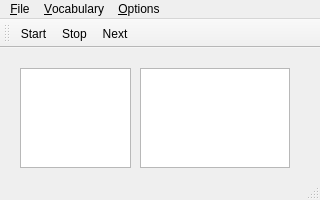
<?xml version="1.0" encoding="UTF-8"?>
<ui version="4.0">
 <class>qmwUiMain</class>
 <widget class="QMainWindow" name="qmwUiMain">
  <property name="geometry">
   <rect>
    <x>0</x>
    <y>0</y>
    <width>320</width>
    <height>200</height>
   </rect>
  </property>
  <property name="windowTitle">
   <string>Vocabulary Master</string>
  </property>
  <widget class="QWidget" name="qwCentral">
   <widget class="QTextBrowser" name="qtbWindow1">
    <property name="geometry">
     <rect>
      <x>20</x>
      <y>20</y>
      <width>111</width>
      <height>100</height>
     </rect>
    </property>
    <property name="minimumSize">
     <size>
      <width>0</width>
      <height>40</height>
     </size>
    </property>
   </widget>
   <widget class="QTextBrowser" name="qtbWindow2">
    <property name="geometry">
     <rect>
      <x>140</x>
      <y>20</y>
      <width>150</width>
      <height>100</height>
     </rect>
    </property>
    <property name="minimumSize">
     <size>
      <width>0</width>
      <height>40</height>
     </size>
    </property>
   </widget>
  </widget>
  <widget class="QMenuBar" name="menuBar">
   <property name="geometry">
    <rect>
     <x>0</x>
     <y>0</y>
     <width>320</width>
     <height>21</height>
    </rect>
   </property>
   <widget class="QMenu" name="menu_File">
    <property name="title">
     <string>&amp;File</string>
    </property>
    <addaction name="qaNew"/>
    <addaction name="qaOpen"/>
    <addaction name="separator"/>
    <addaction name="qaExit"/>
   </widget>
   <widget class="QMenu" name="menu_Options">
    <property name="title">
     <string>&amp;Options</string>
    </property>
    <addaction name="qaSettings"/>
   </widget>
   <widget class="QMenu" name="qmVocabulary">
    <property name="title">
     <string>&amp;Vocabulary</string>
    </property>
    <addaction name="qaManage"/>
   </widget>
   <addaction name="menu_File"/>
   <addaction name="qmVocabulary"/>
   <addaction name="menu_Options"/>
  </widget>
  <widget class="QToolBar" name="mainToolBar">
   <attribute name="toolBarArea">
    <enum>TopToolBarArea</enum>
   </attribute>
   <attribute name="toolBarBreak">
    <bool>false</bool>
   </attribute>
   <addaction name="qaStart"/>
   <addaction name="qaStop"/>
   <addaction name="qaNext"/>
  </widget>
  <widget class="QStatusBar" name="statusBar"/>
  <action name="qaExit">
   <property name="text">
    <string>E&amp;xit</string>
   </property>
  </action>
  <action name="qaSettings">
   <property name="text">
    <string>&amp;Settings</string>
   </property>
  </action>
  <action name="qaNew">
   <property name="text">
    <string>&amp;New</string>
   </property>
  </action>
  <action name="qaOpen">
   <property name="text">
    <string>&amp;Open</string>
   </property>
  </action>
  <action name="qaManage">
   <property name="text">
    <string>&amp;Manage</string>
   </property>
  </action>
  <action name="qaStart">
   <property name="text">
    <string>Start</string>
   </property>
  </action>
  <action name="qaStop">
   <property name="text">
    <string>Stop</string>
   </property>
  </action>
  <action name="qaNext">
   <property name="text">
    <string>Next</string>
   </property>
  </action>
 </widget>
 <layoutdefault spacing="6" margin="11"/>
 <resources>
  <include location="mainwindow.qrc"/>
 </resources>
 <connections>
  <connection>
   <sender>qaExit</sender>
   <signal>activated()</signal>
   <receiver>qmwUiMain</receiver>
   <slot>close()</slot>
   <hints>
    <hint type="sourcelabel">
     <x>-1</x>
     <y>-1</y>
    </hint>
    <hint type="destinationlabel">
     <x>299</x>
     <y>199</y>
    </hint>
   </hints>
  </connection>
 </connections>
</ui>
